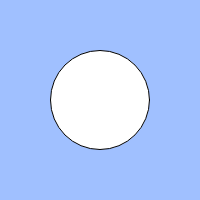
Frame 1 (no input)
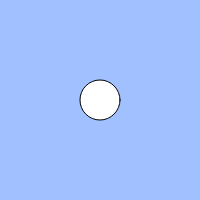
Frame 60 (no input)
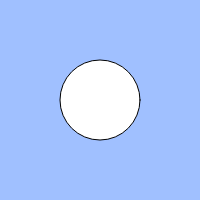
Frame 120 (the mouse pressed at the canvas centre since frame 60)

The p5.js sketch that drew these frames (run headless with seeded random() and noise() and a simulated clock; from frame 60 on, the mouse is pressed at the canvas centre):

// p5.js sketch
// ── sketch.js
// 練習問題「心臓の鼓動のように大きくなったり小さくなったりする円」
let count;
let cycle;

function setup(){
  createCanvas(200, 200);
  count = 0;
  cycle = 100;
}

function draw(){
  background(160, 192, 255);
  if(keyIsDown(" ".charCodeAt(0))){count = (count+2) % cycle;}
  else {count = (count + 1) % cycle;}
  if(count>60){size = count}
  else{size=100-count}
  ellipse(width / 2, height / 2, size);
}
